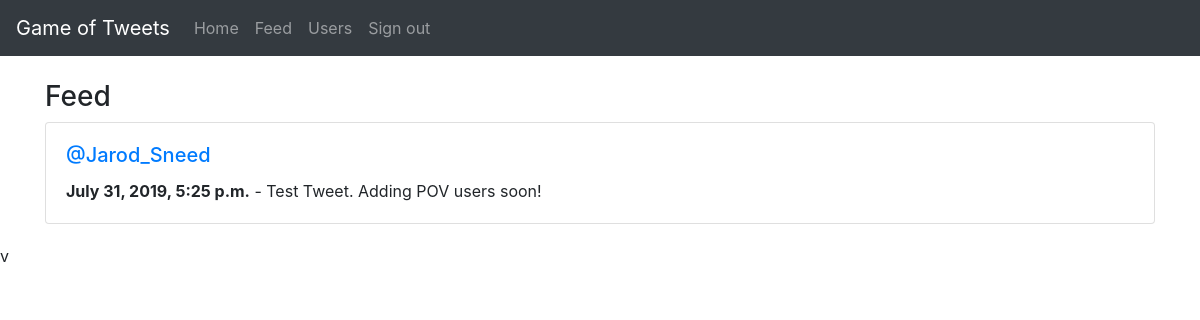
/feed/ (signed in), run on the app's committed database.
### gotweet/models.py (models this page shows)
class Gotweet(models.Model):
    user = models.ForeignKey(User, related_name='gotweets', on_delete=models.DO_NOTHING)
    body = models.CharField(max_length=255)
    created_at = models.DateTimeField(auto_now_add=True)
    location = models.CharField(max_length=150)
    class Meta:
        ordering = ('-created_at',)

### gotweet/views.py (the view)
# urls.py: path('feed/', feed, name='feed'),
def feed(request):
    userids = []
    for id in request.user.gotwitterprofile.follows.all():
        userids.append(id)
    userids.append(request.user.id)
    gotweets = Gotweet.objects.filter(user_id__in=userids)[0:25]
    return render(request, 'feed.html', {'gotweets': gotweets})

### gotweet/templates/feed.html
{% extends 'templates/base.html' %}
{% block main %}
<div class="row">
    <div class="col-12">
        <h3>Feed</h3>
        {% for gotweet in gotweets %}
        <div class="card" style="margin-bottom: 20px;">
            <div class="card-body">
                <h5 class="card-title"><a href="/{{gotweet.user.username}}/">@{{gotweet.user.username}}</a></h5>
                <p class="card-text"><b>{{gotweet.created_at}}</b> - {{gotweet.body}}</p>
            </div>
        </div>
        {% endfor %}
    </div>
</div>
{% endblock %}

### data on the page
Gotweet: user.username "Jarod_Sneed", created_at "July 31, 2019, 5:25 p.m.", body "Test Tweet. Adding POV users soon!"
